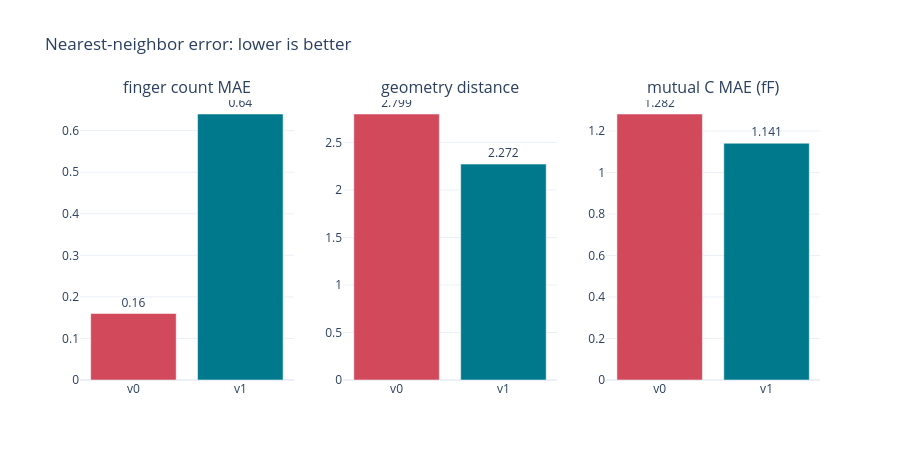

The notebook cell saved with this chart:
### Markdown cell above
## 7. Quantify local faithfulness

For 100 query layouts we retrieve one non-self neighbor from the same 1,600-layout
pool. Lower error is better. We report:

- absolute finger-count difference;
- standardized distance across all numeric geometry controls;
- absolute mutual-capacitance difference as a physics proxy.

This is a strict paired comparison. V1 never saw capacitance, so any improvement in
the third metric comes from a more faithful geometry neighborhood.

### Code cell
query_indices = np.linspace(0, sample_size - 1, 100, dtype=int)
v0_query_scores = v0_matrix[query_indices] @ v0_matrix.T
v1_query_scores = v1_matrix[query_indices] @ v1_matrix.T
v0_query_scores[np.arange(len(query_indices)), query_indices] = -np.inf
v1_query_scores[np.arange(len(query_indices)), query_indices] = -np.inf
v0_nearest = np.argmax(v0_query_scores, axis=1)
v1_nearest = np.argmax(v1_query_scores, axis=1)

geometry_columns = [column for column in color_fields if column.startswith("geometry: ")]
geometry_values = sample[geometry_columns].to_numpy(dtype=float)
means = np.nanmean(geometry_values, axis=0)
stds = np.nanstd(geometry_values, axis=0)
stds = np.where(stds > 1e-12, stds, 1.0)
standardized_geometry = np.nan_to_num((geometry_values - means) / stds)
finger_values = sample["geometry: finger_count"].to_numpy()
cap_values = sample["capacitance: north_to_south (fF)"].to_numpy()

def retrieval_metrics(neighbors):
    return [
        np.mean(np.abs(finger_values[query_indices] - finger_values[neighbors])),
        np.mean(
            np.linalg.norm(
                standardized_geometry[query_indices] - standardized_geometry[neighbors], axis=1
            )
        ),
        np.mean(np.abs(cap_values[query_indices] - cap_values[neighbors])),
    ]

v0_quality = retrieval_metrics(v0_nearest)
v1_quality = retrieval_metrics(v1_nearest)
metric_labels = ["finger count MAE", "geometry distance", "mutual C MAE (fF)"]
quality = pd.DataFrame({"metric": metric_labels, "v0": v0_quality, "v1": v1_quality})
display(quality.round(4))

fig = make_subplots(rows=1, cols=3, subplot_titles=metric_labels)
for column, metric in enumerate(metric_labels, start=1):
    values = quality.loc[quality["metric"] == metric, ["v0", "v1"]].iloc[0]
    fig.add_trace(
        go.Bar(
            x=["v0", "v1"],
            y=values,
            marker_color=["#D1495B", "#00798C"],
            text=np.round(values, 3),
            textposition="outside",
            showlegend=False,
        ),
        row=1,
        col=column,
    )
fig.update_layout(
    title="Nearest-neighbor error: lower is better",
    template="plotly_white",
    height=460,
)
fig.show()

### Figure 1 — Plotly figure (JSON) as saved in the notebook; plotly's stock layout.template omitted (floating-point values rounded to 4 significant figures)
{"data": [{"marker": {"color": ["#D1495B", "#00798C"]}, "showlegend": false, "text": [0.16, 0.64], "textposition": "outside", "type": "bar", "x": ["v0", "v1"], "xaxis": "x", "y": [0.16, 0.64], "yaxis": "y"}, {"marker": {"color": ["#D1495B", "#00798C"]}, "showlegend": false, "text": [2.799, 2.272], "textposition": "outside", "type": "bar", "x": ["v0", "v1"], "xaxis": "x2", "y": [2.799, 2.272], "yaxis": "y2"}, {"marker": {"color": ["#D1495B", "#00798C"]}, "showlegend": false, "text": [1.282, 1.141], "textposition": "outside", "type": "bar", "x": ["v0", "v1"], "xaxis": "x3", "y": [1.282, 1.141], "yaxis": "y3"}], "layout": {"annotations": [{"font": {"size": 16}, "showarrow": false, "text": "finger count MAE", "x": 0.1444, "xanchor": "center", "xref": "paper", "y": 1.0, "yanchor": "bottom", "yref": "paper"}, {"font": {"size": 16}, "showarrow": false, "text": "geometry distance", "x": 0.5, "xanchor": "center", "xref": "paper", "y": 1.0, "yanchor": "bottom", "yref": "paper"}, {"font": {"size": 16}, "showarrow": false, "text": "mutual C MAE (fF)", "x": 0.8556, "xanchor": "center", "xref": "paper", "y": 1.0, "yanchor": "bottom", "yref": "paper"}], "height": 460, "title": {"text": "Nearest-neighbor error: lower is better"}, "xaxis": {"anchor": "y", "domain": [0.0, 0.2889]}, "xaxis2": {"anchor": "y2", "domain": [0.3556, 0.6444]}, "xaxis3": {"anchor": "y3", "domain": [0.7111, 1.0]}, "yaxis": {"anchor": "x", "domain": [0.0, 1.0]}, "yaxis2": {"anchor": "x2", "domain": [0.0, 1.0]}, "yaxis3": {"anchor": "x3", "domain": [0.0, 1.0]}}}
